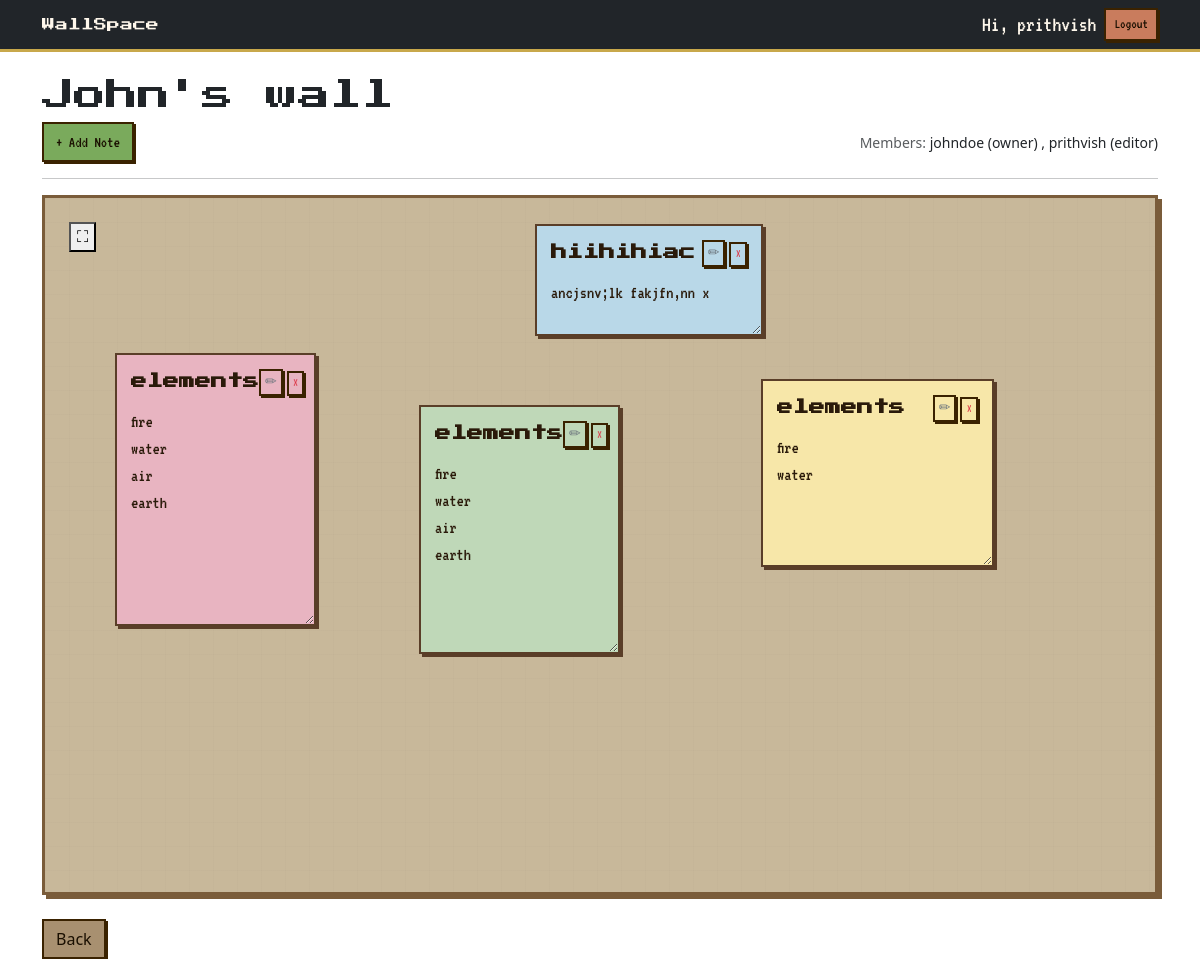
Screenshot of /wall/4/ (signed in) with the database file from the repository.
### walls/models.py (models this page shows, shortened)
class Wall(models.Model):
    title = models.CharField(max_length=100)
    owner=models.ForeignKey(
        User,
        on_delete=models.CASCADE,
        related_name='walls'
    )
    created_at = models.DateTimeField(
        auto_now_add=True
    )

class WallMember(models.Model):
    ROLE_CHOICES=[
        ("viewer","Viewer"),
        ("editor","Editor"),
    ]
    wall=models.ForeignKey(
        Wall,
        on_delete=models.CASCADE,
        related_name="members"
    )
    user=models.CharField(
        max_length=10,
        choices=ROLE_CHOICES,
        default="viewer"
    )
    role = models.CharField(
        max_length=10,
        choices=ROLE_CHOICES,
        default="viewer"
    )
    class Meta:
        unique_together=("wall","user")

### notes/models.py (models this page shows, shortened)
class Note(models.Model):
    COLOR_CHOICES = [#COLOR_CHOICES is a list of tuples
        ('yellow','Yellow'),
        ('pink', 'Pink'),
        ('blue', 'Blue'),
        ('green', 'Green'),
    ]
    wall = models.ForeignKey( #foreign key
        Wall,
        on_delete=models.CASCADE,
        related_name='notes'
    )
    creator=models.ForeignKey(
        User,
        on_delete=models.CASCADE
    )
    title = models.CharField(
        max_length=100,
        blank=True
    )
    content = models.TextField()
    color= models.CharField(
        max_length=20,
        choices=COLOR_CHOICES,
        default='yellow'
    )
    x_position = models.IntegerField(
        default=50
    )
    y_position = models.IntegerField(
        default=50
    )
    width = models.IntegerField(
    default=220
    )
    height = models.IntegerField(
    default=120
    )
    created_at = models.DateTimeField(
        auto_now_add=True
    )
    updated_at = models.DateTimeField(
        auto_now=True
    )

### walls/views.py (the view)
# urls.py: path('wall/<int:pk>/',views.wall_detail,name='wall-detail'),
@login_required
def wall_detail(request, pk):
    wall = get_object_or_404(
        Wall,
        pk=pk,
    )
    is_owner = (
        wall.owner == request.user
    )
    member = WallMember.objects.filter(
        wall=wall,
        user=request.user
    ).first()
    is_member = member is not None
    can_edit = is_owner or (
        member and
        member.role == "editor"
    )
    if not is_owner and not is_member:
        return redirect("home")
    notes = wall.notes.all()
    if request.method == 'POST':
        if "invite_member" in request.POST:
            username = request.POST.get(
                "username"
            )
            role = request.POST.get(
                "role"
            )
            try:
                user = User.objects.get(
                    username=username
                )
                WallMember.objects.get_or_create(
                    wall=wall,
                    user=user,
                    defaults={
                        "role": role
                    }
                )
            except User.DoesNotExist:
                pass
            return redirect(
                'wall-detail',
                pk=wall.pk
            )
        if not can_edit:
            return redirect(
                'wall-detail',
                pk=wall.pk
            )
        form = NoteForm(request.POST)
        if form.is_valid():
            note = form.save(
                commit=False
            )
            note.wall = wall
            note.creator = request.user
            note.x_position = random.randint(50, 600)
            note.y_position = random.randint(50, 400)
            note.width = 220
            note.height = 120
            note.save()
            return redirect(
                'wall-detail',
                pk=wall.pk
            )
    else:
        form = NoteForm()
    context = {
    'wall': wall,
    'form': form,
    'notes': wall.notes.all(),
    'is_owner': is_owner,
    'can_edit': can_edit,
    'members': WallMember.objects.filter(
            wall=wall
            ).exclude(
            user=wall.owner
            )
    }
    return render(
        request,
        'walls/wall_detail.html',
        context
    )

### walls/templates/walls/wall_detail.html (shortened to what this page needs)
{% extends "base.html" %}
{% load crispy_forms_tags %}
{% block content %}
<h2>{{ wall.title }}</h2>
<div class="d-flex gap-2 mb-3 align-items-center justify-content-between">
    <div class="d-flex gap-2">
        {% if can_edit %}
        <button
            class="btn btn-primary"
            data-bs-toggle="modal"
            data-bs-target="#addNoteModal">
            + Add Note
        </button>
        {% endif %}
    </div>
    <div>
        <small class="text-muted">
            Members:
        </small>
        <small>
            {{ wall.owner.username }}
            (owner)
        </small>
        {% for member in members %}
            <small>
                ,
                {{ member.user }}
                ({{ member.role }})
            </small>
        {% endfor %}
    </div>
</div>
<hr>
<div
    class="wall-board p-4"
    style="
        height:700px;
        position:relative;
        overflow:hidden;
    ">
    {% for note in notes %}
        <div
            class="note"
            data-note-id="{{ note.id }}"
            data-color="{{ note.color }}"
            style="
                width:{{ note.width }}px;
                height:{{ note.height }}px;
                resize:both;
                overflow:auto;
                position:absolute;
                left:{{ note.x_position }}px;
                top:{{ note.y_position }}px;
                cursor:grab;
            ">
            <div
                class="d-flex justify-content-between align-items-start mb-2">
                <div class="note-title fw-bold fs-6">
                    {{ note.title }}
                </div>
                {% if can_edit %}
                <div
                    class="d-flex gap-1">
                <button
                    class="btn btn-sm btn-outline-secondary p-0 px-1"
                    data-bs-toggle="modal"
                    data-bs-target="#editModal{{ note.id }}">
                    ✏
                </button>
                    <form
                        method="POST"
                        action="{% url 'delete-note' note.id %}"
                        style="display:inline;">
                        <button
                            type="submit"
                            class="btn btn-sm btn-outline-danger p-0 px-1">
                            ×
                        </button>
                    </form>
                </div>
                {% endif %}
            </div>
            <div class="note-content">{{ note.content }}</div>
        </div>
    {% empty %}
        <p>No notes yet.</p>
    {% endfor %}
<button id="fullscreen-btn" onclick="toggleFullscreen()" title="Fullscreen">⛶</button>
</div>
<br>
<a
    href="{% url 'home' %}"
    class="btn btn-secondary">
    Back
</a>
{% endblock %}

### templates/base.html (shortened to what this page needs)
{% load static %}
<!DOCTYPE html>
<html>
<head>
    <link
    rel="stylesheet"
    href="{% static 'css/main.css' %}">
    <link href="https://cdn.jsdelivr.net/npm/bootstrap@5.3.3/dist/css/bootstrap.min.css"
          rel="stylesheet">
</head>
<body style="background-image: url('{% static "images/bg.png" %}'); background-size: cover; background-attachment: fixed; background-position: center bottom;">
    <nav
        class="navbar navbar-expand-lg navbar-dark bg-dark">
        <div class="container">
            <a
                class="navbar-brand"
                href="{% url 'home' %}">
                WallSpace
            </a>
            {% block nav_buttons %}
            <div
                class="ms-auto d-flex gap-2 align-items-center">
                {% if user.is_authenticated %}
                    <span class="text-light">
                        Hi, {{ user.username }}
                    </span>
                    <form
                        method="POST"
                        action="{% url 'logout' %}">
                        <button
                            type="submit"
                            class="btn btn-danger btn-sm">
                            Logout
                        </button>
                    </form>
                {% endif %}
            </div>
        </div>
        {% endblock %}
    </nav>
    <div class="container mt-4">
        {% block content %}
        {% endblock %}
    </div>
</body>
</html>

### static/css/main.css (style rules this page uses)
body { background-color: #e8d4a0; color: #2a1a0a; min-height: 100vh; }
h2 { font-family: 'Press Start 2P', monospace; font-size: 14px; color: #3a2e1e; margin-bottom: 1rem; }
.navbar { background-color: #3a2e1e !important; border-bottom: 3px solid #c8a84b; }
.navbar-brand { font-family: 'Press Start 2P', monospace !important; font-size: 13px !important; color: #FFF8EC !important; font-weight: 400 !important; }
.navbar span, .navbar a:not(.navbar-brand) { font-family: 'VT323', monospace !important; font-size: 22px !important; color: #FFF8EC !important; }
.btn { font-family: 'VT323', monospace; font-size: 20px; border-radius: 0 !important; border: 2px solid #3a2200 !important; box-shadow: 2px 2px 0 #3a2200; transition: transform 0.1s, box-shadow 0.1s; line-height: 1.2; }
.btn-primary { background-color: #7aaa5c !important; color: #1a0f00 !important; }
.btn-danger { background-color: #c97c5d !important; color: #1a0f00 !important; }
.btn-secondary { background-color: #a89070 !important; color: #1a0f00 !important; }
.wall-board { background-color: #c8b89a; background-image: linear-gradient(#b5a48820 1px, transparent 1px), linear-gradient(90deg, #b5a48820 1px, transparent 1px); background-size: 24px 24px; border: 3px solid #7a5c3a; box-shadow: 4px 4px 0 #7a5c3a; border-radius: 0 !important; }
.note { border-radius: 0 !important; border: 2px solid #5a3e28; box-shadow: 3px 3px 0 #5a3e28; transition: transform 0.1s, box-shadow 0.1s; padding: 14px; box-sizing: border-box; }
.note-title { font-family: 'Press Start 2P', monospace; font-size: 7px; margin-bottom: 8px; color: #2a1a0a; }
.note-content { font-family: 'VT323', monospace; white-space: pre-wrap; font-size: 18px; color: #2a1a0a; }
.note[data-color="yellow"] { background-color: #F7E7A9 !important; }
.note[data-color="pink"] { background-color: #E8B4C1 !important; }
.note[data-color="blue"], .note[data-color="lightblue"] { background-color: #B9D8E8 !important; }
.note[data-color="green"], .note[data-color="lightgreen"] { background-color: #BFD8B8 !important; }
.container, .container-fluid { background-color: transparent !important; }
button, input[type="submit"] { font-family: 'VT323', monospace !important; }
.note-content { margin: 0; padding: 0; white-space: pre-wrap; }

### rows the page displays
Wall: title "John's wall", owner.username "johndoe"
WallMember: user "prithvish", role "editor"
Note: {{ note.width }} 228 (drawn), title "hiihihiac", content "ancjsnv;lk fakjfn,nn x"
Note: {{ note.width }} 201 (drawn), title "elements", content "fire water air earth"
Note: {{ note.width }} 201 (drawn), title "elements", content "fire water air earth"
Note: {{ note.width }} 233 (drawn), title "elements", content "fire water"

### other values shown
{{ user.username }} "prithvish"
